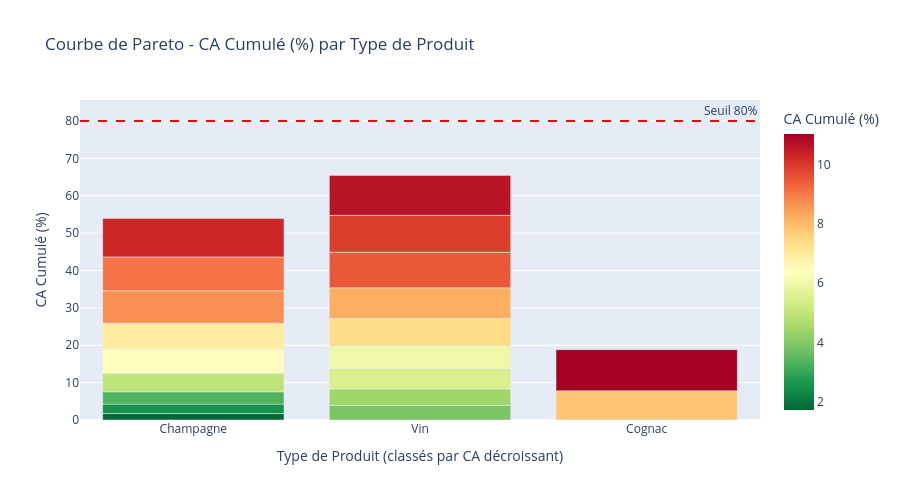

Here is the notebook cell this chart was saved with:
### Code cell
# Courbe de Pareto - CA Cumulé (%) avec Product_type en abscisse
import plotly.express as px

# Vérifier que la colonne 'product_type_x' existe
if 'product_type' in df_palmares.columns:
    fig_pareto_web = px.bar(
        df_palmares.head(20),
        x='product_type',
        y='cumul_ca_pct',
        title='Courbe de Pareto - CA Cumulé (%) par Type de Produit',
        labels={'product_type': 'Type de Produit (classés par CA décroissant)', 'cumul_ca_pct': 'CA Cumulé (%)'},
        color='cumul_ca_pct',
        color_continuous_scale='RdYlGn_r'
    )
    fig_pareto_web.add_hline(y=80, line_dash='dash', line_color='red', annotation_text='Seuil 80%')
    fig_pareto_web.update_layout(height=500, hovermode='x unified')
    fig_pareto_web.show()
    # Export PNG
    fig_pareto_web.write_image("../images/pareto_ca_web.png")
    print("✓ Visualisation exportée: ../images/pareto_ca_web.png")
else:
    print("Colonne 'product_type' non trouvée dans df_palmares.")

### Figure 1 — Plotly figure (JSON) as saved in the notebook; plotly's stock layout.template omitted (floating-point values rounded to 4 significant figures)
{"data": [{"hovertemplate": "Type de Produit (classés par CA décroissant)=%{x}<br>CA Cumulé (%)=%{marker.color}<extra></extra>", "legendgroup": "", "marker": {"color": [1.725, 2.525, 3.3, 3.874, 4.435, 4.98, 5.492, 5.98, 6.45, 6.918, 7.36, 7.797, 8.234, 8.664, 9.081, 9.495, 9.901, 10.29, 10.66, 11.03], "coloraxis": "coloraxis", "pattern": {"shape": ""}}, "name": "", "orientation": "v", "showlegend": false, "textposition": "auto", "type": "bar", "x": ["Champagne", "Champagne", "Champagne", "Vin", "Vin", "Champagne", "Vin", "Vin", "Champagne", "Champagne", "Vin", "Cognac", "Vin", "Champagne", "Champagne", "Vin", "Vin", "Champagne", "Vin", "Cognac"], "xaxis": "x", "y": [1.725, 2.525, 3.3, 3.874, 4.435, 4.98, 5.492, 5.98, 6.45, 6.918, 7.36, 7.797, 8.234, 8.664, 9.081, 9.495, 9.901, 10.29, 10.66, 11.03], "yaxis": "y"}], "layout": {"annotations": [{"showarrow": false, "text": "Seuil 80%", "x": 1, "xanchor": "right", "xref": "x domain", "y": 80, "yanchor": "bottom", "yref": "y"}], "barmode": "relative", "coloraxis": {"colorbar": {"title": {"text": "CA Cumulé (%)"}}, "colorscale": [[0, "rgb(0,104,55)"], [0.1, "rgb(26,152,80)"], [0.2, "rgb(102,189,99)"], [0.3, "rgb(166,217,106)"], [0.4, "rgb(217,239,139)"], [0.5, "rgb(255,255,191)"], [0.6, "rgb(254,224,139)"], [0.7, "rgb(253,174,97)"], [0.8, "rgb(244,109,67)"], [0.9, "rgb(215,48,39)"], [1, "rgb(165,0,38)"]]}, "height": 500, "hovermode": "x unified", "legend": {"tracegroupgap": 0}, "shapes": [{"line": {"color": "red", "dash": "dash"}, "type": "line", "x0": 0, "x1": 1, "xref": "x domain", "y0": 80, "y1": 80, "yref": "y"}], "title": {"text": "Courbe de Pareto - CA Cumulé (%) par Type de Produit"}, "xaxis": {"anchor": "y", "domain": [0, 1], "title": {"text": "Type de Produit (classés par CA décroissant)"}}, "yaxis": {"anchor": "x", "domain": [0, 1], "title": {"text": "CA Cumulé (%)"}}}}
